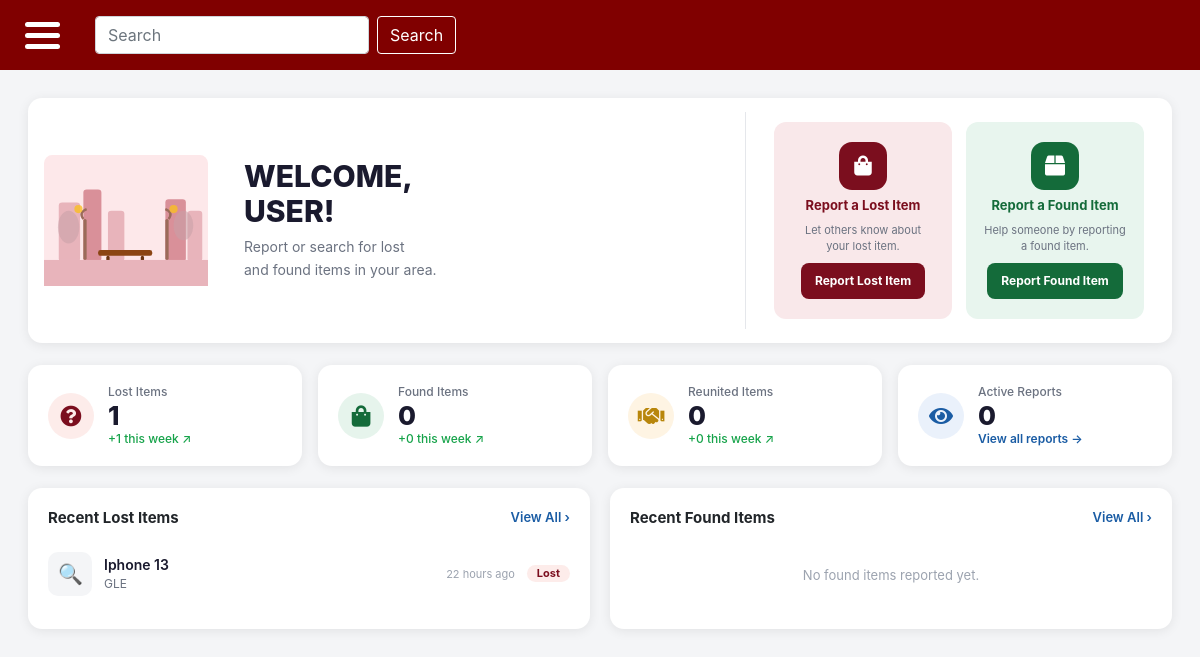
/dashboard.php (signed in), run on the app's committed database.
### tables this page shows
CREATE TABLE `posts` (
  `post_id` int(11) NOT NULL,
  `user_id` int(11) DEFAULT NULL,
  `location_id` int(11) DEFAULT NULL,
  `specific_location` varchar(255) DEFAULT NULL,
  `category_id` int(11) DEFAULT NULL,
  `dropOff_id` int(11) DEFAULT NULL,
  `type` varchar(255) DEFAULT NULL,
  `itemName` varchar(255) DEFAULT NULL,
  `publicDescription` varchar(255) DEFAULT NULL,
  `privateDetails` varchar(255) DEFAULT NULL,
  `currentStatus` varchar(20) DEFAULT 'PENDING',
  `dateReported` datetime DEFAULT current_timestamp(),
  `expirationDate` datetime DEFAULT NULL
);

CREATE TABLE `location` (
  `location_id` int(11) NOT NULL,
  `locationName` varchar(255) NOT NULL,
  `zone` varchar(100) NOT NULL
);

### dashboard.php (the view, shortened to what this page needs)
<?php
require_once 'connect.php';
$lostCount     = $connection->query("SELECT COUNT(*) AS c FROM posts WHERE type='LOST'")->fetch_assoc()['c'] ?? 0;
$foundCount    = $connection->query("SELECT COUNT(*) AS c FROM posts WHERE type='FOUND'")->fetch_assoc()['c'] ?? 0;
$reunitedCount = $connection->query("SELECT COUNT(*) AS c FROM posts WHERE currentStatus='REUNITED'")->fetch_assoc()['c'] ?? 0;
$activeCount   = $connection->query("SELECT COUNT(*) AS c FROM posts WHERE currentStatus='PENDING'")->fetch_assoc()['c'] ?? 0;
$lostWeek     = $connection->query("SELECT COUNT(*) AS c FROM posts WHERE type='LOST'  AND dateReported >= NOW() - INTERVAL 7 DAY")->fetch_assoc()['c'] ?? 0;
$foundWeek    = $connection->query("SELECT COUNT(*) AS c FROM posts WHERE type='FOUND' AND dateReported >= NOW() - INTERVAL 7 DAY")->fetch_assoc()['c'] ?? 0;
$reunitedWeek = $connection->query("SELECT COUNT(*) AS c FROM posts WHERE currentStatus='REUNITED' AND dateReported >= NOW() - INTERVAL 7 DAY")->fetch_assoc()['c'] ?? 0;
$recentLostResult = $connection->query("
    SELECT p.post_id, p.itemName, p.dateReported, p.currentStatus, l.locationName
    FROM posts p
    LEFT JOIN location l ON p.location_id = l.location_id
    WHERE p.type = 'LOST'
    ORDER BY p.dateReported DESC
    LIMIT 3
");
$recentLost = $recentLostResult ? $recentLostResult->fetch_all(MYSQLI_ASSOC) : [];
$recentFoundResult = $connection->query("
    SELECT p.post_id, p.itemName, p.dateReported, p.currentStatus, l.locationName
    FROM posts p
    LEFT JOIN location l ON p.location_id = l.location_id
    WHERE p.type = 'FOUND'
    ORDER BY p.dateReported DESC
    LIMIT 3
");
$recentFound = $recentFoundResult ? $recentFoundResult->fetch_all(MYSQLI_ASSOC) : [];
function timeAgo($datetime) {
    $diff = time() - strtotime($datetime);
    if ($diff < 86400) return floor($diff/3600)  . ' hours ago';
    return floor($diff/86400) . ' days ago';
}
?>
<?php include 'header_footer/main-header.php'; ?>
<link rel="stylesheet" href="https://cdnjs.cloudflare.com/ajax/libs/font-awesome/5.15.4/css/all.min.css">
<div class="layout">
    <?php include 'side-menu.php'; ?>
    <div class="main-content">
        <div class="db-wrap">
            <div class="hero-card">
                <div class="hero-illus">
                </div>
                <div class="hero-text">
                    <h1>WELCOME,<br><?= strtoupper(htmlspecialchars($user['full_name'] ?? 'USER')) ?>!</h1>
                    <p>Report or search for lost<br>and found items in your area.</p>
                </div>
                <div class="hero-actions">
                    <div class="act-card">
                        <div class="act-icon red"><i class="fas fa-shopping-bag"></i></div>
                        <h3 class="red">Report a Lost Item</h3>
                        <p>Let others know about your lost item.</p>
                        <a href="report_lost.php" class="btn-act red">Report Lost Item</a>
                    </div>
                    <div class="act-card green">
                        <div class="act-icon green"><i class="fas fa-box"></i></div>
                        <h3 class="green">Report a Found Item</h3>
                        <p>Help someone by reporting a found item.</p>
                        <a href="report_found.php" class="btn-act green">Report Found Item</a>
                    </div>
                </div>
            </div>
            <div class="stats-grid">
                <div class="stat-card">
                    <div class="stat-ico red"><i class="fas fa-question-circle fa-lg"></i></div>
                    <div class="stat-info">
                        <div class="lbl">Lost Items</div>
                        <div class="num"><?= $lostCount ?></div>
                        <div class="trnd">+<?= $lostWeek ?> this week ↗</div>
                    </div>
                </div>
                <div class="stat-card">
                    <div class="stat-ico green"><i class="fas fa-shopping-bag fa-lg"></i></div>
                    <div class="stat-info">
                        <div class="lbl">Found Items</div>
                        <div class="num"><?= $foundCount ?></div>
                        <div class="trnd">+<?= $foundWeek ?> this week ↗</div>
                    </div>
                </div>
                <div class="stat-card">
                    <div class="stat-ico gold"><i class="fas fa-handshake fa-lg"></i></div>
                    <div class="stat-info">
                        <div class="lbl">Reunited Items</div>
                        <div class="num"><?= $reunitedCount ?></div>
                        <div class="trnd">+<?= $reunitedWeek ?> this week ↗</div>
                    </div>
                </div>
                <div class="stat-card">
                    <div class="stat-ico blue"><i class="fas fa-eye fa-lg"></i></div>
                    <div class="stat-info">
                        <div class="lbl">Active Reports</div>
                        <div class="num"><?= $activeCount ?></div>
                        <div class="val"><a href="lost_items.php">View all reports &rarr;</a></div>
                    </div>
                </div>
            </div>
            <div class="recent-grid">
                <div class="rc-card">
                    <div class="rc-head">
                        <h3>Recent Lost Items</h3>
                        <a href="lost_items.php">View All &rsaquo;</a>
                    </div>
                    <?php if (empty($recentLost)): ?>
                        <div class="empty-state">No lost items reported yet.</div>
                    <?php else: ?>
                        <?php foreach ($recentLost as $item): ?>
                        <div class="item-row">
                            <div class="item-ico">🔍</div>
                            <div class="item-info">
                                <div class="nm"><?= htmlspecialchars($item['itemName'] ?? '—') ?></div>
                                <div class="loc"><?= htmlspecialchars($item['locationName'] ?? 'Unknown location') ?></div>
                            </div>
                            <span class="item-time"><?= timeAgo($item['dateReported']) ?></span>
                            <span class="badge lost">Lost</span>
                        </div>
                        <?php endforeach; ?>
                    <?php endif; ?>
                </div>
                <div class="rc-card">
                    <div class="rc-head">
                        <h3>Recent Found Items</h3>
                        <a href="found_items.php">View All &rsaquo;</a>
                    </div>
                    <?php if (empty($recentFound)): ?>
                        <div class="empty-state">No found items reported yet.</div>
                    <?php endif; ?>
                </div>
            </div>
        </div>
    </div>
</div>
<?php include 'header_footer/footer.php'; ?>

### css/global.css (style rules this page uses)
html, body { margin: 0; padding: 0; min-height: 100%; background-color: #f5f5f5; }
.layout { display: flex; min-height: 100vh; width: 100%; }
.main-content { flex: 1; min-height: 100vh; background-color: #f5f5f5; display: flex; flex-direction: column; }

### data on the page
posts: itemName "Iphone 13", location.locationName "GLE", dateReported "22 hours ago"

### other printed values
$user['full_name'] "USER"
$lostCount "1"
$lostWeek "1"
$foundCount "0"
$foundWeek "0"
$reunitedCount "0"
$reunitedWeek "0"
$activeCount "0"
